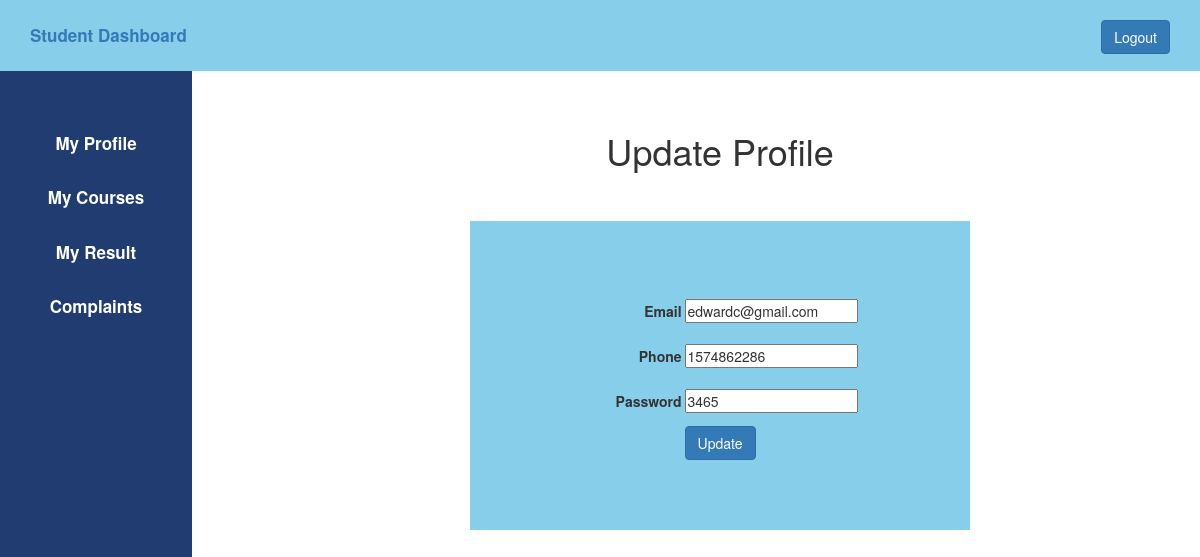
Page /student_profile.php (signed in) on the committed database.
### tables this page shows
CREATE TABLE `user` (
  `id` int(11) NOT NULL,
  `username` varchar(50) DEFAULT NULL,
  `phone` int(30) DEFAULT NULL,
  `email` varchar(50) DEFAULT NULL,
  `usertype` varchar(50) DEFAULT NULL,
  `password` varchar(50) DEFAULT NULL
);

### student_profile.php (the view, shortened to what this page needs)
<?php
$host="localhost";
$user="root";
$password="";
$db="studentmanagement";
$data=mysqli_connect($host,$user,$password,$db);
$name=$_SESSION['username'];
$sql="SELECT * FROM user WHERE username='$name' ";
$result=mysqli_query($data,$sql);
$info=mysqli_fetch_assoc($result);
?>
<!DOCTYPE html>
<html lang="en">
<head>
    <?php
	include 'student_css.php'
	?>
</head>
<body>
	<?php
	include 'student_sidebar.php'
	?>
	<div class = "content">
		<center>
			<h1>Update Profile</h1>
			<br><br>
		<form action="#" method="POST">
			<div class="div_deg">
			<div>
				<label>Email</label>
				<input type="email" name="email" value="<?php echo "{$info['email']}" ?>">
			</div>
			<div>
				<label>Phone</label>
				<input type="number" name="phone" value="<?php echo "{$info['phone']}" ?>">
			</div>
			<div>
				<label>Password</label>
				<input type="text" name="password" value="<?php echo "{$info['password']}" ?>">
			</div>
			<div>
				<input type="submit" class="btn btn-primary"name="update_profile" value="Update">
			</div>
			</div>
		</form>
		</center>
	</div>
</body>
</html>

### admin.css (style rules this page uses)
* { margin: 0px; padding: 0px; }
.content { margin-left: 20%; margin-top: 5%; }

### student_profile.php (style rules this page uses)
label { display: inline-block; text-align: right; width: 100px; padding-top: 10px; padding-bottom: 10px; }
.div_deg { background-color: skyblue; width: 500px; padding-top: 70px; padding-bottom: 70px; }

### rows in the picture
user: email "edwardc@gmail.com", phone "1574862286", password "3465"
